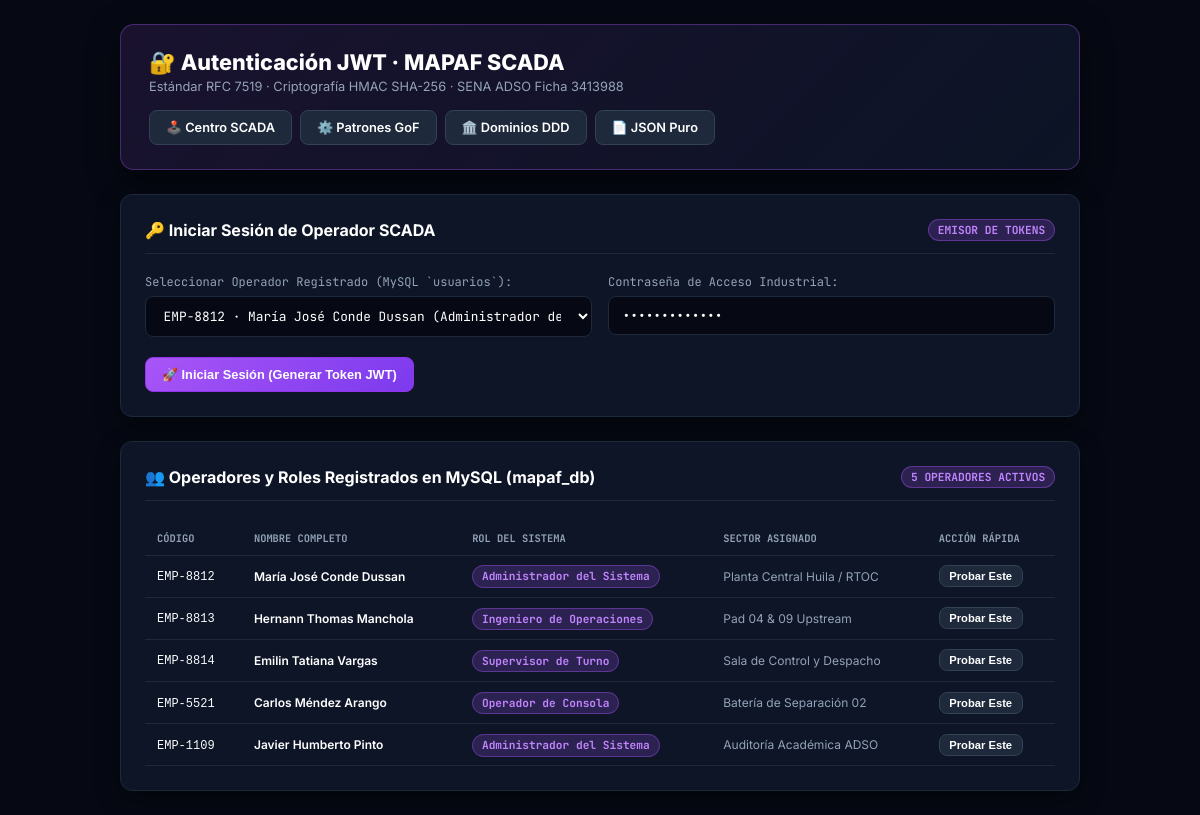
/backend_php/api/login.php, run on the app's committed database.
### tables this page shows
CREATE TABLE `usuarios` (
  `id` varchar(50) NOT NULL,
  `codigo_empleado` varchar(50) NOT NULL,
  `nombre_completo` varchar(150) NOT NULL,
  `email` varchar(150) NOT NULL,
  `password_hash` varchar(255) NOT NULL,
  `rol_id` varchar(50) NOT NULL,
  `sector_asignado` varchar(100) NOT NULL,
  `estado` enum('ACTIVO','EN TURNO','SUSPENDIDO') DEFAULT 'ACTIVO',
  `ultimo_acceso` datetime DEFAULT current_timestamp(),
  `fecha_registro` timestamp NOT NULL DEFAULT current_timestamp(),
  PRIMARY KEY (`id`),
  UNIQUE KEY `codigo_empleado` (`codigo_empleado`),
  UNIQUE KEY `email` (`email`),
  KEY `fk_usuario_rol` (`rol_id`),
  CONSTRAINT `fk_usuario_rol` FOREIGN KEY (`rol_id`) REFERENCES `roles` (`id`) ON UPDATE CASCADE
);

CREATE TABLE `roles` (
  `id` varchar(50) NOT NULL,
  `nombre` varchar(100) NOT NULL,
  `codigo` varchar(50) NOT NULL,
  `descripcion` text DEFAULT NULL,
  `color` varchar(20) DEFAULT 'purple',
  `es_sistema` tinyint(1) DEFAULT 0,
  `permisos` longtext NOT NULL CHECK (json_valid(`permisos`)),
  `fecha_creacion` timestamp NOT NULL DEFAULT current_timestamp(),
  PRIMARY KEY (`id`)
);

### backend_php/api/login.php (the view, shortened to what this page needs)
<?php
$method = $_SERVER['REQUEST_METHOD'];
if ($method === 'GET') {
    $pdo = getDbConnection(true);
    $users = [];
    if ($pdo) {
        try {
            $stmt = $pdo->query("SELECT u.id, u.codigo_empleado, u.nombre_completo, u.email AS correo, u.email, u.rol_id, u.sector_asignado, u.estado, r.nombre AS rol_nombre, r.codigo AS rol_codigo, r.permisos FROM `usuarios` u LEFT JOIN `roles` r ON u.rol_id = r.id");
            $users = $stmt->fetchAll();
        } catch (Exception $e) {
            $users = [];
        }
    }
    $acceptHeader = $_SERVER['HTTP_ACCEPT'] ?? '';
    $wantsJson = isset($_GET['format']) && $_GET['format'] === 'json';
    if (!$wantsJson && str_contains($acceptHeader, 'text/html')) {
        renderInteractiveLoginHtml($users);
        exit;
    }
}
function renderInteractiveLoginHtml(array $users): void {
    ?>
<!DOCTYPE html>
<html lang="es" class="dark">
<head>
</head>
<body>
    <div class="container">
        <div class="header-card">
            <div class="header-title">
                <h1>🔐 Autenticación JWT · MAPAF SCADA</h1>
                <p>Estándar RFC 7519 · Criptografía HMAC SHA-256 · SENA ADSO Ficha 3413988</p>
            </div>
            <div class="header-nav">
                <a href="/mapaf/" class="btn">🕹️ Centro SCADA</a>
                <a href="patterns.php" class="btn">⚙️ Patrones GoF</a>
                <a href="domains.php" class="btn">🏛️ Dominios DDD</a>
                <a href="login.php?format=json" class="btn" target="_blank">📄 JSON Puro</a>
            </div>
        </div>
        <div class="card">
            <div class="card-header">
                <span class="card-title">🔑 Iniciar Sesión de Operador SCADA</span>
                <span class="badge">EMISOR DE TOKENS</span>
            </div>
            <div class="form-grid">
                <div class="form-group">
                    <label>Seleccionar Operador Registrado (MySQL `usuarios`):</label>
                    <select id="userSelect" class="form-control" onchange="syncSelectedUser()">
                        <?php foreach ($users as $u): ?>
                            <option value="<?= htmlspecialchars($u['codigo_empleado']) ?>"
                                    data-name="<?= htmlspecialchars($u['nombre_completo']) ?>"
                                    data-role="<?= htmlspecialchars($u['rol_nombre'] ?? 'Operador') ?>"
                                    data-code="<?= htmlspecialchars($u['rol_codigo'] ?? 'OP') ?>"
                                    data-sector="<?= htmlspecialchars($u['sector_asignado'] ?? 'Planta Central') ?>">
                                <?= htmlspecialchars($u['codigo_empleado']) ?> · <?= htmlspecialchars($u['nombre_completo']) ?> (<?= htmlspecialchars($u['rol_nombre'] ?? 'Rol') ?>)
                            </option>
                        <?php endforeach; ?>
                    </select>
                </div>
                <div class="form-group">
                    <label>Contraseña de Acceso Industrial:</label>
                    <input type="password" id="passInput" class="form-control" value="SenaAdso2026*" placeholder="Contraseña">
                </div>
            </div>
            <div style="display: flex; gap: 0.75rem; flex-wrap: wrap;">
                <button class="btn btn-primary" onclick="executeLogin()">
                    🚀 Iniciar Sesión (Generar Token JWT)
                </button>
            </div>
        </div>
        <div class="card">
            <div class="card-header">
                <span class="card-title">👥 Operadores y Roles Registrados en MySQL (mapaf_db)</span>
                <span class="badge"><?= count($users) ?> OPERADORES ACTIVOS</span>
            </div>
            <table class="operator-table">
                <thead>
                    <tr>
                        <th>Código</th>
                        <th>Nombre Completo</th>
                        <th>Rol del Sistema</th>
                        <th>Sector Asignado</th>
                        <th>Acción Rápida</th>
                    </tr>
                </thead>
                <tbody>
                    <?php foreach ($users as $u): ?>
                    <tr>
                        <td><code><?= htmlspecialchars($u['codigo_empleado']) ?></code></td>
                        <td style="font-weight: 600; color: #fff;"><?= htmlspecialchars($u['nombre_completo']) ?></td>
                        <td><span class="badge"><?= htmlspecialchars($u['rol_nombre'] ?? 'Operador') ?></span></td>
                        <td style="color: var(--text-muted);"><?= htmlspecialchars($u['sector_asignado'] ?? 'RTOC') ?></td>
                        <td>
                            <button class="btn" style="padding: 0.25rem 0.6rem; font-size: 0.7rem;" onclick="selectAndLogin('<?= htmlspecialchars($u['codigo_empleado']) ?>')">
                                Probar Este
                            </button>
                        </td>
                    </tr>
                    <?php endforeach; ?>
                </tbody>
            </table>
        </div>
    </div>
</body>
</html>
    <?php
}

### backend_php/api/login.php (style rules this page uses)
:root { --bg-body: #060913; --bg-card: #0d1527; --border: #1e293b; --primary: #a855f7; --success: #10b981; --info: #38bdf8; --text-main: #f8fafc; --text-muted: #94a3b8; --font-sans: 'Inter', sans-serif; --font-mono: 'JetBrains Mono', monospace; }
* { box-sizing: border-box; margin: 0; padding: 0; }
body { background: var(--bg-body); color: var(--text-main); font-family: var(--font-sans); padding: 1.5rem; min-height: 100vh; display: flex; flex-direction: column; align-items: center; }
.container { width: 100%; max-width: 960px; display: flex; flex-direction: column; gap: 1.5rem; }
.header-card { background: linear-gradient(135deg, rgba(168, 85, 247, 0.12), rgba(13, 21, 39, 0.95)); border: 1px solid rgba(168, 85, 247, 0.35); border-radius: 14px; padding: 1.5rem 1.75rem; display: flex; justify-content: space-between; align-items: center; flex-wrap: wrap; gap: 1rem; box-shadow: 0 10px 30px rgba(0,0,0,0.5); }
.header-title h1 { font-size: 1.35rem; font-weight: 800; color: #fff; display: flex; align-items: center; gap: 0.5rem; }
.header-title p { font-size: 0.8rem; color: var(--text-muted); margin-top: 0.25rem; }
.header-nav { display: flex; gap: 0.5rem; flex-wrap: wrap; }
.btn { background: #1e293b; color: #fff; border: 1px solid #334155; padding: 0.55rem 1rem; border-radius: 8px; font-size: 0.8rem; font-weight: 600; cursor: pointer; text-decoration: none; display: inline-flex; align-items: center; gap: 0.4rem; transition: all 0.2s ease; }
.btn-primary { background: linear-gradient(135deg, #a855f7, #7c3aed); border-color: #9333ea; }
.card { background: var(--bg-card); border: 1px solid var(--border); border-radius: 12px; padding: 1.5rem; box-shadow: 0 8px 24px rgba(0,0,0,0.4); }
.card-header { display: flex; justify-content: space-between; align-items: center; margin-bottom: 1.25rem; border-bottom: 1px solid var(--border); padding-bottom: 0.75rem; }
.card-title { font-size: 1rem; font-weight: 700; color: #fff; display: flex; align-items: center; gap: 0.5rem; }
.badge { font-family: var(--font-mono); font-size: 0.7rem; font-weight: 700; padding: 0.2rem 0.55rem; border-radius: 999px; background: rgba(168, 85, 247, 0.2); color: #c084fc; border: 1px solid rgba(168, 85, 247, 0.4); }
.form-grid { display: grid; grid-template-columns: repeat(auto-fit, minmax(260px, 1fr)); gap: 1rem; margin-bottom: 1.25rem; }
.form-group label { display: block; font-size: 0.75rem; font-family: var(--font-mono); color: var(--text-muted); margin-bottom: 0.35rem; }
.form-control { width: 100%; background: #060913; border: 1px solid var(--border); color: #fff; padding: 0.65rem 0.85rem; font-family: var(--font-mono); font-size: 0.8rem; border-radius: 8px; outline: none; transition: border-color 0.2s; }
.operator-table { width: 100%; border-collapse: collapse; font-size: 0.75rem; margin-top: 0.5rem; }
.operator-table th, .operator-table td { padding: 0.6rem 0.75rem; text-align: left; border-bottom: 1px solid var(--border); }
.operator-table th { color: var(--text-muted); font-family: var(--font-mono); text-transform: uppercase; font-size: 0.65rem; }

### data on the page
usuarios: codigo_empleado "EMP-8812", nombre_completo "María José Conde Dussan", rol.nombre "Administrador del Sistema", sector_asignado "Planta Central Huila / RTOC"
usuarios: codigo_empleado "EMP-8813", nombre_completo "Hernann Thomas Manchola", rol.nombre "Ingeniero de Operaciones", sector_asignado "Pad 04 & 09 Upstream"
usuarios: codigo_empleado "EMP-8814", nombre_completo "Emilin Tatiana Vargas", rol.nombre "Supervisor de Turno", sector_asignado "Sala de Control y Despacho"
usuarios: codigo_empleado "EMP-5521", nombre_completo "Carlos Méndez Arango", rol.nombre "Operador de Consola", sector_asignado "Batería de Separación 02"
usuarios: codigo_empleado "EMP-1109", nombre_completo "Javier Humberto Pinto", rol.nombre "Administrador del Sistema", sector_asignado "Auditoría Académica ADSO"

### other printed values
count($users) "5"
form field value "EMP-8812 · María José Conde Dussan (Administrador del Sistema)"
